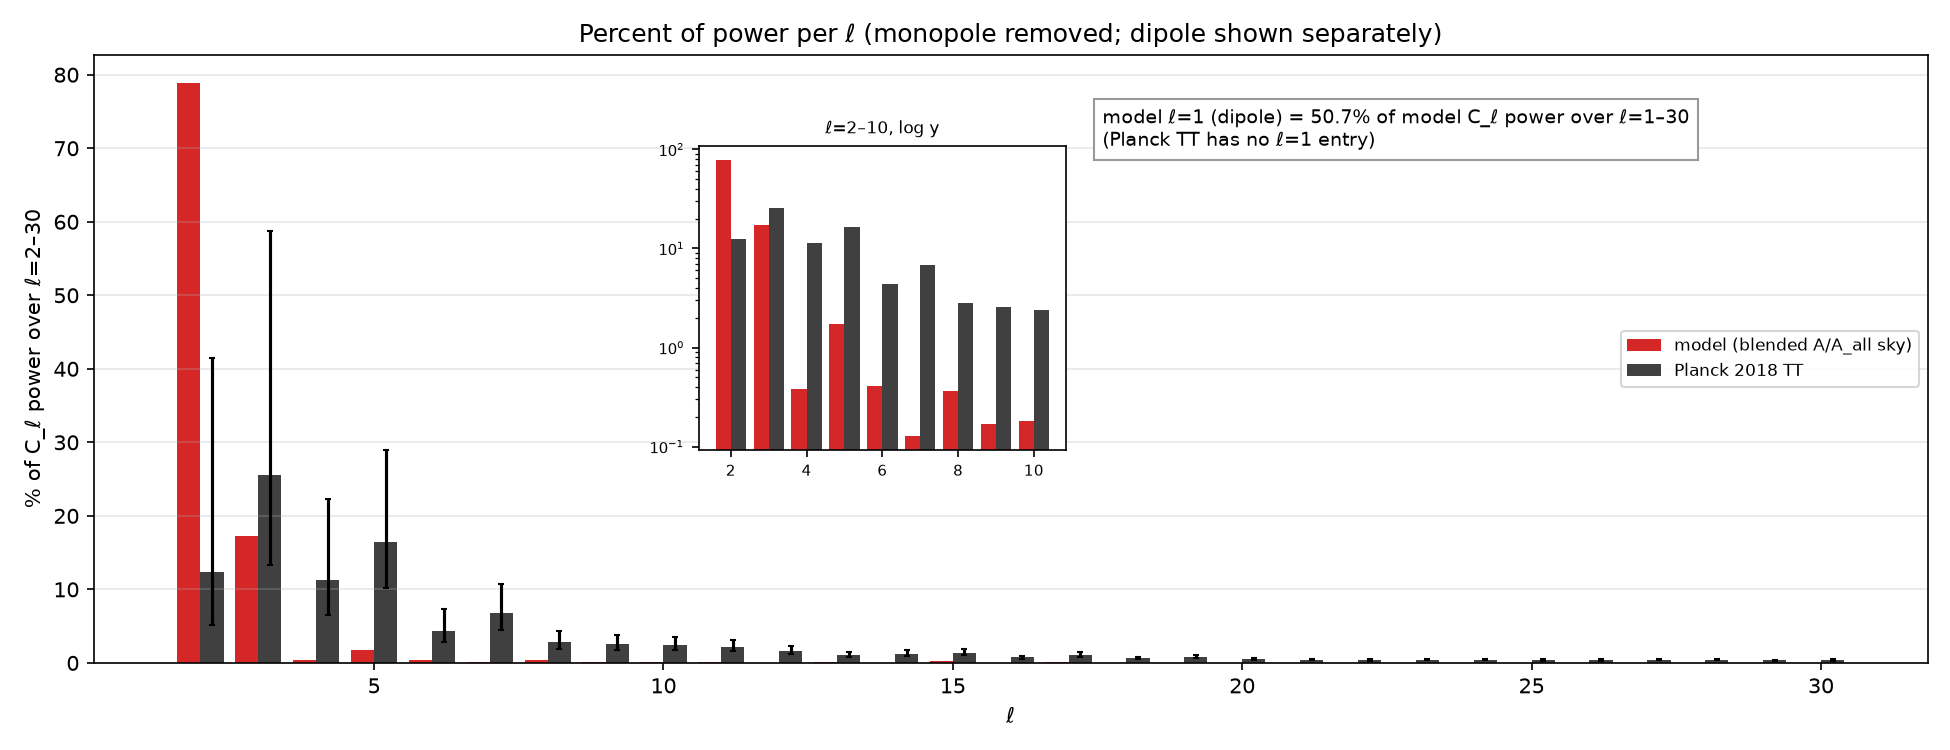

Write the Python code that produced this figure.
"""Percent of C_l power per l, l=2..30: blended A/A_all sky (monopole removed) vs Planck 2018 TT.
Shares are of C_l (C_l = 2πD_l/(l(l+1)) for Planck), same convention as earlier share bars.
Model l=1 share of l=1..30 annotated. Reads/extends A_sky_Cl_overlay_pct.json (run A_sky_Cl_overlay_planckTT.py first)."""
import json, numpy as np, matplotlib; matplotlib.use("Agg")
import matplotlib.pyplot as plt
J = json.load(open("A_sky_Cl_overlay_pct.json"))
cl = np.array(J["Cl_model"]); lp = np.array(J["planck_l"]); Dp = np.array(J["planck_Dl_uK2"])
Cp = 2*np.pi*Dp/(lp*(lp+1)); L = np.arange(2, 31)
pm = 100*cl[2:31]/cl[2:31].sum(); pp = 100*Cp/Cp.sum()
f = 2*np.pi/(lp*(lp+1)); elo = 100*np.array(J["planck_err_lo"])*f/Cp.sum(); ehi = 100*np.array(J["planck_err_hi"])*f/Cp.sum()
s1 = 100*cl[1]/cl[1:31].sum()
fig, ax = plt.subplots(figsize=(13, 5)); w = 0.4
ax.bar(L - w/2, pm, w, color="C3", label="model (blended A/A_all sky)")
ax.bar(L + w/2, pp, w, color="k", alpha=.75, yerr=[elo, ehi], capsize=1.5, label="Planck 2018 TT")
ax.set(xlabel="ℓ", ylabel="% of C_ℓ power over ℓ=2–30", title="Percent of power per ℓ (monopole removed; dipole shown separately)")
ax.text(0.55, 0.85, f"model ℓ=1 (dipole) = {s1:.1f}% of model C_ℓ power over ℓ=1–30\n(Planck TT has no ℓ=1 entry)", transform=ax.transAxes, fontsize=9,
        bbox=dict(fc="w", ec="0.6"))
ax.legend(loc="center right", fontsize=8); ax.grid(axis="y", alpha=.3)
ins = ax.inset_axes([0.33, 0.35, 0.2, 0.5]); m = L <= 10
ins.bar(L[m] - w/2, pm[m], w, color="C3"); ins.bar(L[m] + w/2, pp[m], w, color="k", alpha=.75)
ins.set_yscale("log"); ins.set_title("ℓ=2–10, log y", fontsize=8); ins.tick_params(labelsize=7)
fig.tight_layout(); fig.savefig("A_sky_Cl_pctpower_vs_planck.png", dpi=150)
J.update({"pct_l": L.tolist(), "pct_model_l2_30": pm.tolist(), "pct_planck_l2_30": pp.tolist(), "model_l1_share_of_l1_30_pct": s1})
json.dump(J, open("A_sky_Cl_overlay_pct.json", "w"), indent=1)
print("l1 share", s1)
for i in range(9): print(L[i], round(pm[i], 2), round(pp[i], 2))
